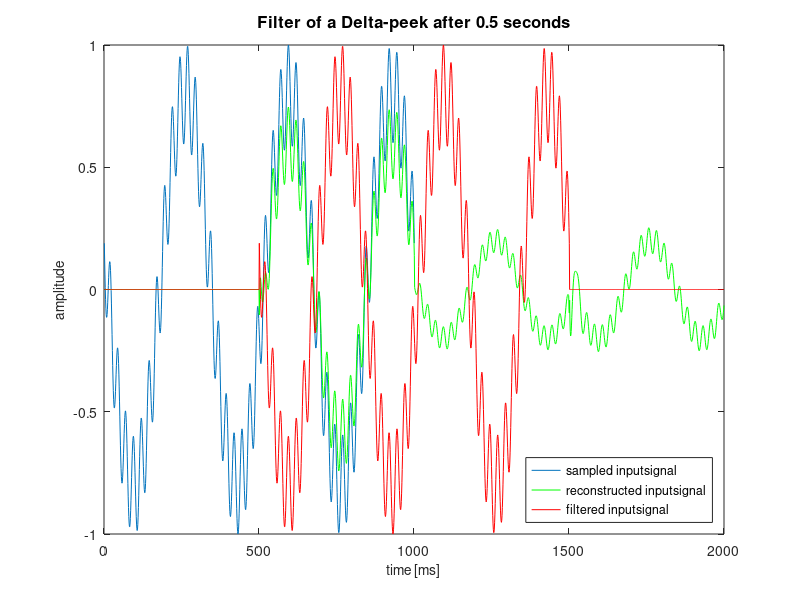
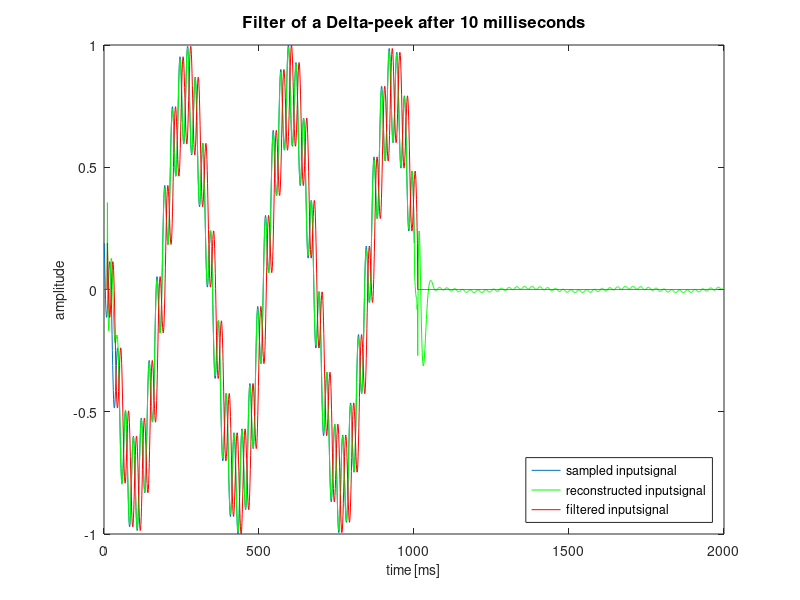

Reproduce these figures in MATLAB, in order.
close all;

fs=1000;
lengte_filter=1000;

    %% generate inputsequence
    t0=0.5125345;
    
    t=(0:1/fs:1)';                                  % time vector

    s=sin(2*pi*(t-t0)*3)+.25*sin(2*pi*(t-t0)*40);   % input signal
    s=s/max(abs(s));

    %% convolve input with a filter
    g1=[zeros(500,1); 1; zeros(500,1)];
    g2=[zeros(10,1); 1; zeros(990,1)];
    
for i=1:2
    if i==1
        g=g1;
    else
        g=g2;
    end
    
    
    x=conv(s,g);                                    % output signal

    %% undo effect of filter    
    r=[x(1); zeros(lengte_filter-1,1)];             % r for toeplitz matrix
    
    x_toepl=[x; zeros(lengte_filter-1,1)];
    X=toeplitz(x_toepl,r);                          % inverse filter: x * h = s -> X h = s -> h = Xinv s
    
    Xinv=pinv(X);                                   % pseudo-inverse
    
    if length(s)<length(x_toepl)
        s_mult=[s; zeros(length(x_toepl)-length(s),1)];            % enlarge or cutoff s
    elseif length(s)>length(x_toepl)
        s_mult=s(1:length(x_toepl));
    else
        s_mult=s;
    end
    
    h=Xinv*s_mult;                                       % find inverse filter

    %% reproduce s with inverse filter and output signal x
    s_reproduce=conv(x,h);
    
    % convolution_and_toeplitz=any((X*h==s_reproduce)==0)

    %% plot them
    figure
    plot(s);hold on;plot(s_reproduce(1:2000),'g');plot(x(1:2000),'r');legend('sampled inputsignal','reconstructed inputsignal','filtered inputsignal','Location','SouthEast');
    axis([0 2000 -1 1])
    xlabel('time [ms]', 'FontSize', 10);
    ylabel('amplitude', 'FontSize', 10)
    hold off
    if i==1
        title('Filter of a Delta-peek after 0.5 seconds', 'FontSize', 12)
    else
        title('Filter of a Delta-peek after 10 milliseconds', 'FontSize', 12)
    end
    
    %figure;plot(conv(g,h));
    %title('Convolution(filter,inverse filter): idealy a deltapeek at x=0')
end